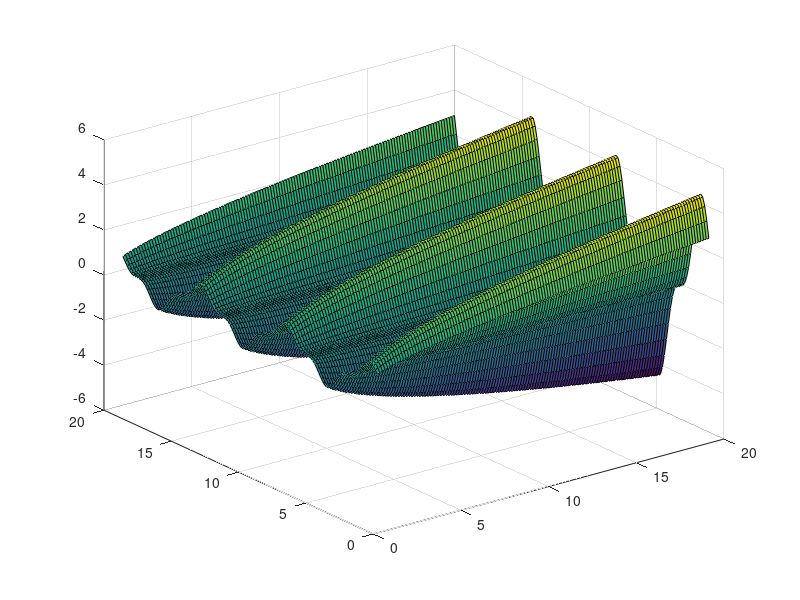
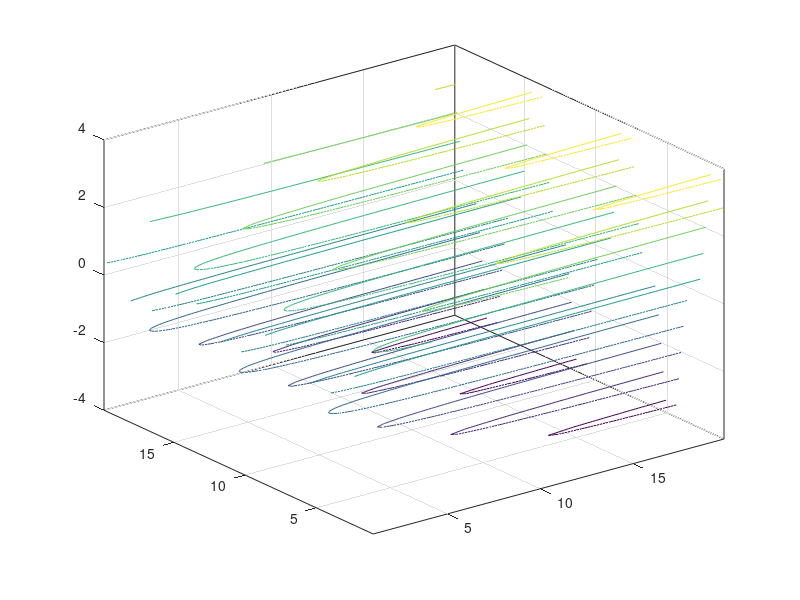

Write the MATLAB code that produced these figures, in order. (Note: this script raises an error after producing the figures.)
x = 1:.15:20;
y = 1:.15:20;
theta = 0:0.01:2*pi;
r = 1-sin(theta);
[X,Y] = meshgrid(x,y);
z = sin(Y).^3.*sqrt(X);
surf(X, Y, z)
figure, contour3(X,Y,z)
hold on
figure, polarplot(theta,r,"LineWidth",2,"Color","r")
